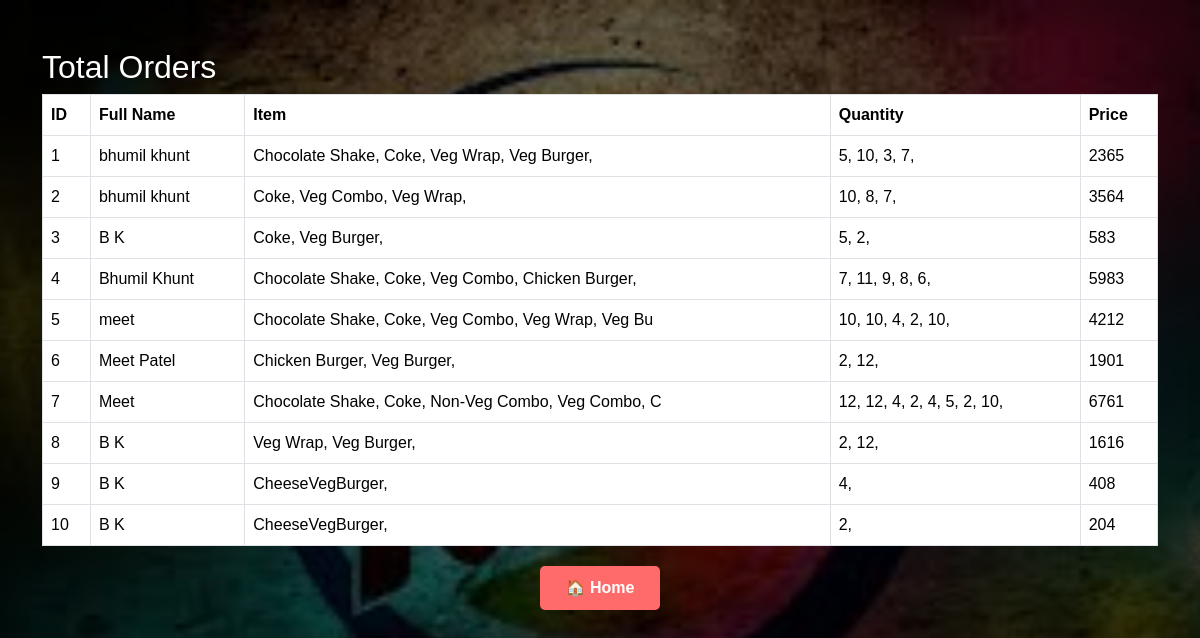
Page /total_orders.php on the earlier database version.
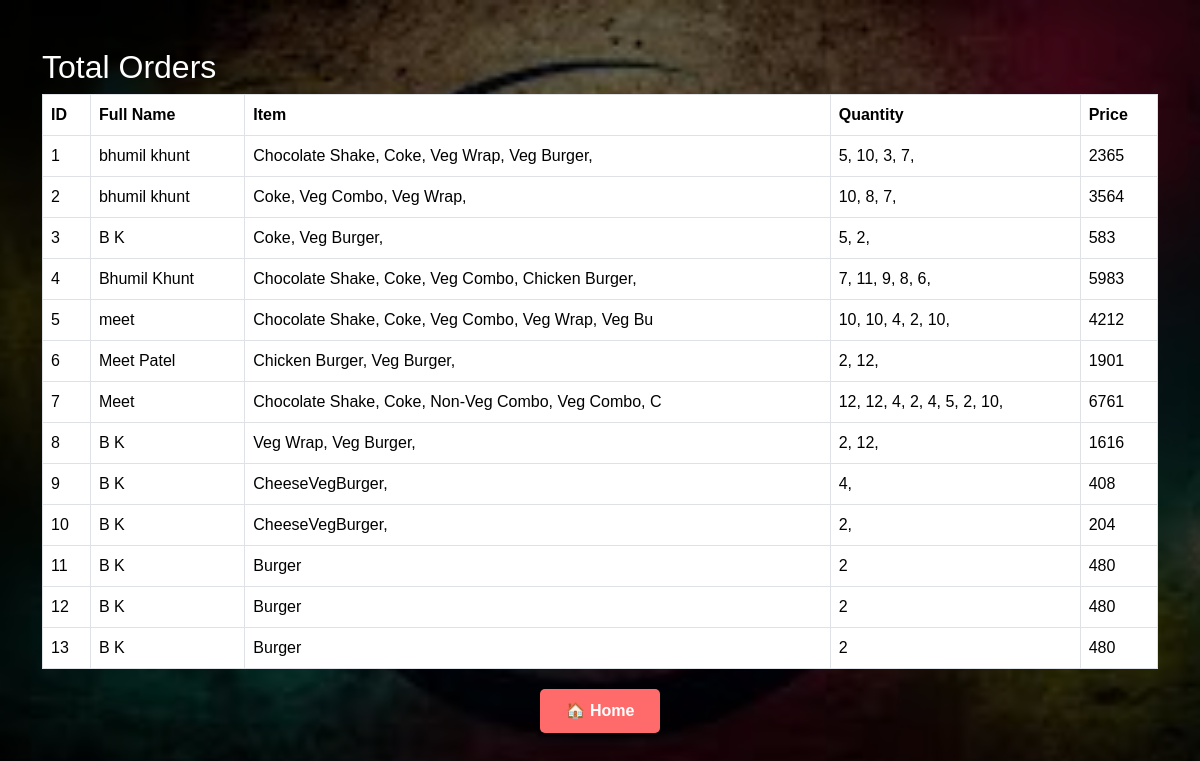
Same page on the later database version.
### tables this page shows
CREATE TABLE `orders` (
  `id` int(11) NOT NULL,
  `fullname` varchar(50) NOT NULL,
  `username` varchar(50) NOT NULL,
  `order_id` varchar(50) NOT NULL,
  `item` varchar(50) NOT NULL,
  `quantity` varchar(255) NOT NULL,
  `email` varchar(50) NOT NULL,
  `address` varchar(255) NOT NULL,
  `details` varchar(50) NOT NULL DEFAULT 'Confirmed',
  `payment_method` varchar(20) NOT NULL DEFAULT 'cod',
  `status_time` datetime NOT NULL DEFAULT current_timestamp(),
  `order_time` datetime NOT NULL DEFAULT current_timestamp(),
  `price` int(11) NOT NULL
);

### total_orders.php (the view, shortened to what this page needs)
<?php
include "config.php";
$q = mysqli_query($conn,"SELECT * FROM orders");
?>
<!DOCTYPE html>
<html>
<head>
<link href="https://cdn.jsdelivr.net/npm/bootstrap@5.3.3/dist/css/bootstrap.min.css" rel="stylesheet">
</head>
<body>
<div class="container mt-5">
<h2>Total Orders</h2>
<table class="table table-bordered">
<tr>
<th>ID</th>
<th>Full Name</th>
<th>Item</th>
<th>Quantity</th>
<th>Price</th>
</tr>
<?php
while($row=mysqli_fetch_assoc($q)){
?>
<tr>
<td><?php echo $row['id']; ?></td>
<td><?php echo $row['fullname']; ?></td>
<td><?php echo $row['item']; ?></td>
<td><?php echo $row['quantity']; ?></td>
<td><?php echo $row['price']; ?></td>
</tr>
<?php
}
?>
</table>
</div>
<a href="dashboard.php" class="home-btn">🏠 Home</a>
</body>
</html>

### total_orders.php (style rules this page uses)
body { font-family: Arial; background: linear-gradient(rgba(0,0,0,0.6), rgba(0,0,0,0.6)), url('Assets/images.png') no-repeat center center fixed; background-size: cover; color:white; margin:0; }
.table { background:white; color:black; }
.home-btn { display: block; width: 120px; margin: 20px auto; padding: 10px 25px; background: #ff6b6b; color: white; text-decoration: none; font-weight: bold; border-radius: 5px; text-align: center; transition: 0.3s; }

Differences in the rows shown:
added orders: id "11", fullname "B K", item "Burger", quantity "2", price "480"
added orders: id "12", fullname "B K", item "Burger", quantity "2", price "480"
added orders: id "13", fullname "B K", item "Burger", quantity "2", price "480"
